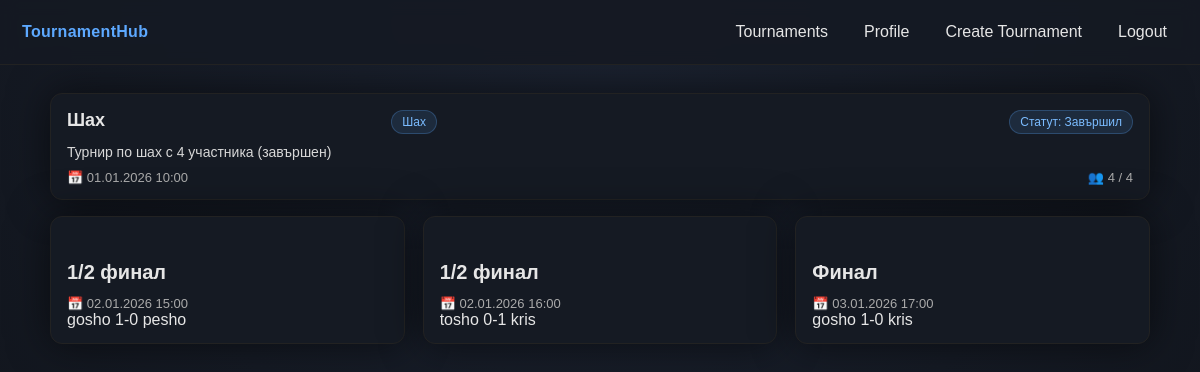
The page /tournament.php?id=1 (signed in) on the database its author committed.
### tables this page shows
CREATE TABLE Tournament (
    id INT UNSIGNED AUTO_INCREMENT PRIMARY KEY,
    name VARCHAR(63) NOT NULL,
    description VARCHAR(255),
    category VARCHAR(63),
    start_datetime DATETIME NOT NULL,
    end_datetime DATETIME NOT NULL,
    status ENUM('upcoming', 'ongoing', 'finished') NOT NULL DEFAULT 'upcoming',
    capacity INT UNSIGNED NOT NULL,
    spots_taken INT UNSIGNED NOT NULL DEFAULT 0, 
    is_team_based BOOLEAN NOT NULL,
    creator_user_id INT UNSIGNED NOT NULL,
    CONSTRAINT fk_tournament_creator
        FOREIGN KEY (creator_user_id)
        REFERENCES User(id)
        ON DELETE CASCADE
        ON UPDATE CASCADE 
);

CREATE TABLE Matches (
  match_id INT UNSIGNED AUTO_INCREMENT PRIMARY KEY,
  tournament_id INT UNSIGNED NOT NULL,
  match_date DATETIME NOT NULL,
  current_round INT UNSIGNED NOT NULL, 
  side1_nickname VARCHAR(63),
  side2_nickname VARCHAR(63),
  winner VARCHAR(63) DEFAULT NULL,
  next_match_id INT UNSIGNED DEFAULT NULL,
  score VARCHAR(31) DEFAULT NULL,
  CONSTRAINT fk_match_tournament
    FOREIGN KEY (tournament_id) REFERENCES Tournament(id)
    ON DELETE CASCADE ON UPDATE CASCADE,
  CONSTRAINT fk_match_next
    FOREIGN KEY (next_match_id) REFERENCES Matches(match_id)
    ON DELETE SET NULL ON UPDATE CASCADE,
  CONSTRAINT chk_winner_valid
    CHECK (winner IS NULL OR winner IN (side1_nickname, side2_nickname))
);

### tournament.php (the view, shortened to what this page needs)
<?php
require "db.php";
$tournament_id = filter_input(INPUT_GET, 'id', FILTER_VALIDATE_INT);
$stmt = mysqli_prepare(
    $conn,
    "SELECT
        t.id,
        t.name,
        t.description,
        t.category,
        t.start_datetime,
        t.end_datetime,
        t.status,
        t.capacity,
        t.spots_taken,
        t.is_team_based,
        t.creator_user_id
     FROM Tournament t
     WHERE t.id = ?
     LIMIT 1"
);
mysqli_stmt_bind_param($stmt, "i", $tournament_id);
mysqli_stmt_execute($stmt);
$result = mysqli_stmt_get_result($stmt);
$t = mysqli_fetch_assoc($result);
$matches = [];
$stmt = mysqli_prepare(
    $conn,
    "SELECT *
        FROM Matches
        WHERE tournament_id = ?"
);
mysqli_stmt_bind_param($stmt, "i", $tournament_id);
mysqli_stmt_execute($stmt);
$result = mysqli_stmt_get_result($stmt);
while ($row = mysqli_fetch_assoc($result)) {
    $matches[] = $row;
}
?>
<!DOCTYPE html>
<html lang="bg">
<head>
    <link rel="stylesheet" href="style.css">
</head>
<body>
<header class="navbar">
    <div class="logo"><a href="home.php">TournamentHub</a></div>
    <nav>
        <a href="home.php">Tournaments</a>
        <a href="user.php">Profile</a>
        <a href="create_tournament.php">Create Tournament</a>
        <a href="handlers/logout_handler.php">Logout</a>
    </nav>
</header>
<main class="container">
    <div class="tournament-information">
        <div class="tournament-card">
                <div class="card-header">
                    <h2><?= htmlspecialchars($t['name']) ?></h2>
                    <span class="tag"><?= htmlspecialchars($t['category']) ?></span><br>
                    <?php
                    $status = $t['status'];
                    if ($status === 'upcoming') {
                    $label = 'Статут: Предстоящ';
                    } elseif ($status === 'ongoing') {
                    $label = 'Статут: Активен';
                    } else {
                    $label = 'Статут: Завършил';
                    }
                    ?>
                    <span class="tag"><?= $label ?></span>
                </div>
                <p class="description">
                    <?= htmlspecialchars($t['description']) ?>
                </p>
                <div class="meta">
                    <span>📅 <?= date("d.m.Y H:i", strtotime($t['start_datetime'])) ?></span>
                    <span>👥 <?= (int)$t['spots_taken'] ?> / <?= (int)$t['capacity'] ?></span>
                </div>
            </div>
    </div>
    <div class="tournament-bracket">
        <?php if ($t['status'] === 'upcoming'): ?>
            <div>Няма налична схема</div>
        <?php else: ?>
            <div class="match-grid">
                <?php foreach ($matches as $m): ?>
                <div class="match-card">
                    <div class="header">
                        <h2>
                            <?php
                                $round = (int)$m['current_round'];
                                if ($round === 1) {
                                    $text = 'Финал';
                                } else {
                                    $text = '1/' . $round . " финал";
                                }
                            ?>
                        <?= htmlspecialchars($text) ?></h2>
                    </div>
                    <div class="meta">
                        <span>📅 <?= date("d.m.Y H:i", strtotime($m['match_date'])) ?></span>
                    </div>
                    <div class="score">
                        <label>
                            <?php if ($m['side1_nickname'] != null): ?>
                                <label><?= htmlspecialchars($m['side1_nickname']) ?></label>
                            <?php else: ?>
                                <label> TBD </label>
                            <?php endif; ?>
                        </label>
                        <?php if ($m['score'] != null): ?>
                            <label><?= htmlspecialchars($m['score']) ?></label>
                        <?php else: ?>
                            <label> - </label>
                        <?php endif; ?>
                        <label>
                            <?php if ($m['side2_nickname'] != null): ?>
                                <label><?= htmlspecialchars($m['side2_nickname']) ?></label>
                            <?php else: ?>
                                <label> TBD </label>
                            <?php endif; ?>
                        </label>
                    </div>
                </div>
                <?php endforeach; ?>
            </div>
        <?php endif; ?>
    </div>
</main>
</body>
</html>

### style.css (style rules this page uses)
:root { --bg1:#1b2230; --bg2:#0f1218; --text:#e6e6e6; --muted:#aaa; --card:#151a23; --border:#222; --primary:#5da9ff; --primaryHover:#7bbcff; --shadow: 0 0 40px rgba(0,0,0,.55); }
* { box-sizing:border-box; font-family: Arial, sans-serif; }
body { margin:0; min-height:100vh; background: radial-gradient(circle at top, var(--bg1), var(--bg2)); color:var(--text); }
a { color:var(--primary); text-decoration:none; }
.navbar { position: sticky; top: 0; z-index: 10; display:flex; align-items:center; justify-content:space-between; padding: 14px 22px; background: rgba(21,26,35,.92); border-bottom: 1px solid var(--border); backdrop-filter: blur(8px); }
.navbar .logo { font-weight: 800; letter-spacing: .3px; color: var(--primary); user-select:none; }
.logo > a { text-decoration: none; }
.navbar nav { display:flex; align-items:center; gap:14px; }
.navbar nav a { color: var(--text); text-decoration:none; padding: 8px 10px; border-radius: 8px; border: 1px solid transparent; }
.container { width: min(1100px, calc(100% - 40px)); margin: 0 auto; padding: 28px 0 46px; }
.container h2 { margin: 28px 0 12px; font-size: 20px; font-weight: 700; }
.container p { color: #d8d8d8; margin: 8px 0; }
.meta { color: var(--muted); font-size: 13px; }
.tournament-grid, .match-grid { display:grid; grid-template-columns: repeat(auto-fit, minmax(280px, 1fr)); gap: 18px; margin-top: 16px; }
.tournament-card, .match-card { background: var(--card); border: 1px solid var(--border); border-radius: 12px; padding: 16px 16px 14px; box-shadow: var(--shadow); transition: transform .15s ease, border-color .15s ease; }
.card-header { display:flex; align-items:flex-start; justify-content:space-between; gap: 12px; }
.card-header h2 { margin:0; font-size: 18px; font-weight: 800; color: var(--text); line-height: 1.2; }
.tag { flex: 0 0 auto; font-size: 12px; color: var(--primaryHover); background: rgba(93,169,255,.12); border: 1px solid rgba(93,169,255,.25); padding: 4px 10px; border-radius: 999px; white-space: nowrap; }
.description { margin: 12px 0 10px; color: #d1d1d1; line-height: 1.45; font-size: 14px; }
.tournament-card .meta { display:flex; justify-content:space-between; gap: 10px; flex-wrap:wrap; margin-top: 8px; }

### rows shown on the page
tournament: name "Шах", category "Шах", status "Статут: Завършил", description "Турнир по шах с 4 участника (завършен)", start_datetime "01.01.2026 10:00", spots_taken "4", capacity "4"
matches: current_round "1/2 финал", match_date "02.01.2026 15:00", side1_nickname "gosho", score "1-0", side2_nickname "pesho"
matches: current_round "1/2 финал", match_date "02.01.2026 16:00", side1_nickname "tosho", score "0-1", side2_nickname "kris"
matches: current_round "Финал", match_date "03.01.2026 17:00", side1_nickname "gosho", score "1-0", side2_nickname "kris"
